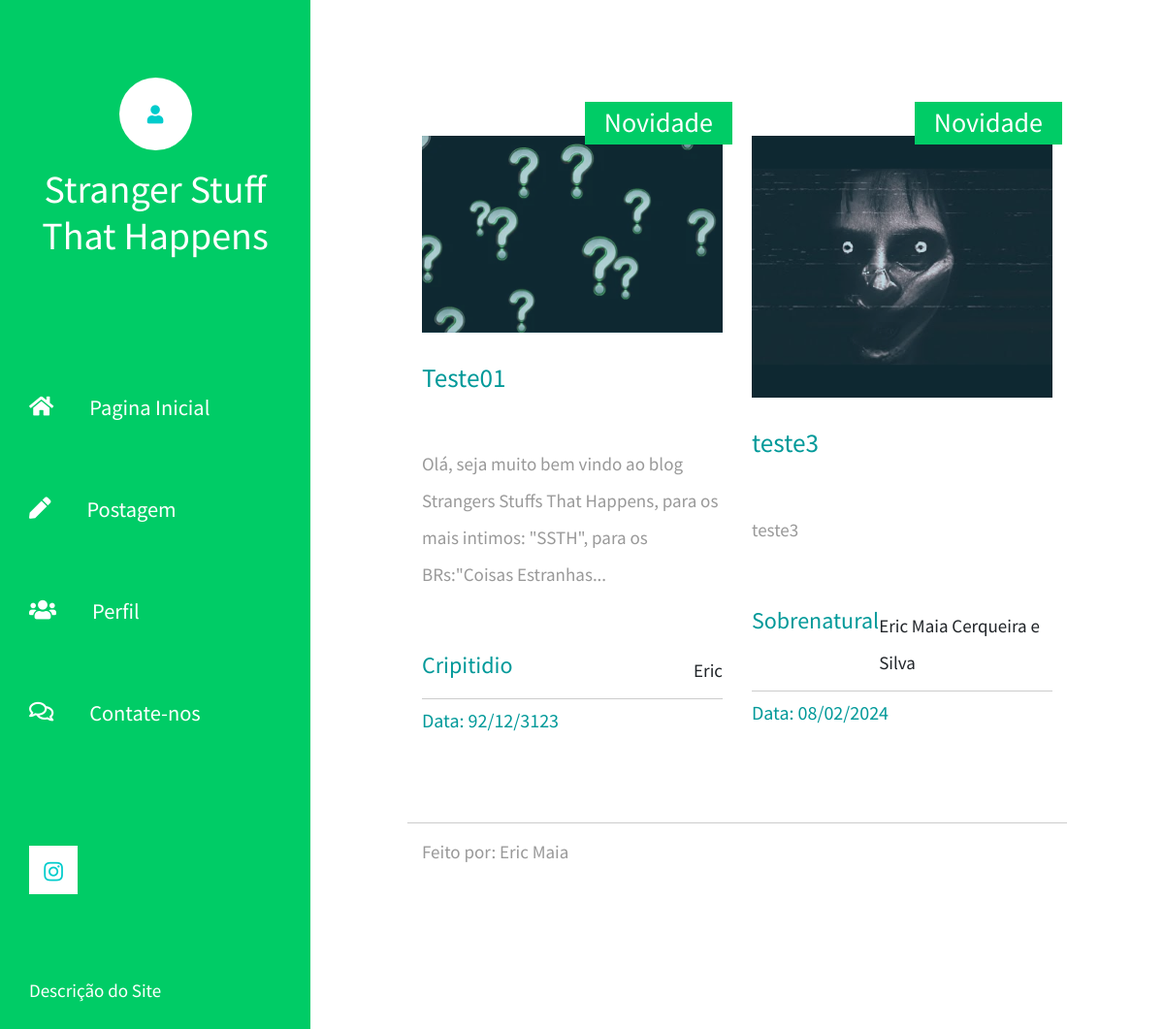
The app's page /seusposts.php (signed in) with its own data.
### tables this page shows
CREATE TABLE `postagem` (
  `idpost` int(11) NOT NULL,
  `nome` varchar(100) NOT NULL,
  `titulo` mediumtext NOT NULL,
  `data` varchar(12) NOT NULL,
  `mensagem` varchar(6383) NOT NULL,
  `categoria` varchar(100) NOT NULL,
  `imagem` varchar(100) NOT NULL,
  `likes` int(11) DEFAULT NULL,
  `comentarios` int(11) DEFAULT NULL,
  `idusuario` int(11) NOT NULL
);

### seusposts.php (the view, shortened to what this page needs)
<?php
$servername = "localhost";
$username = "root";
$password = "";
$dbname = "ssth";
$conn = new mysqli($servername, $username, $password, $dbname);
$idusuario = isset($_SESSION['id']) ? $_SESSION['id'] : null;
$sql = "SELECT * FROM postagem WHERE idusuario = ?";
$stmt = $conn->prepare($sql);
$stmt->bind_param("i", $idusuario);
$stmt->execute();
$result = $stmt->get_result();
?>
<!DOCTYPE html>
<html lang="pt-br">
    <head>
        <link rel="stylesheet" href="fontawesome/css/all.min.css">
        <link href="css/bootstrap.min.css" rel="stylesheet">
        <link href="css/templatemo-xtra-blog.css" rel="stylesheet">
    </head>
    <body>
        <header class="tm-header" id="tm-header">
            <div class="tm-header-wrapper">
                <div class="tm-site-header">
                    <div class="mb-3 mx-auto tm-site-logo"><i class="fas fa-times fa-user"></i></div>
                    <h1 class="text-center">Stranger Stuff That Happens</h1>
                </div>
                <nav class="tm-nav" id="tm-nav">
                    <ul>
                        <li class="tm-nav-item"><a href="index.php" class="tm-nav-link">
                                <i class="fas fa-home"></i>
                                Pagina Inicial
                            </a></li>
                        <li class="tm-nav-item"><a href="post.php" class="tm-nav-link">
                                <i class="fas fa-pen"></i>
                                Postagem
                            </a></li>
                        <li class="tm-nav-item"><a href="perfil.php" class="tm-nav-link">
                                <i class="fas fa-users"></i>
                                Perfil
                            </a></li>
                        <li class="tm-nav-item"><a href="contato.php" class="tm-nav-link">
                                <i class="far fa-comments"></i>
                                Contate-nos
                            </a></li>
                    </ul>
                </nav>
                <div class="tm-mb-65">
                    <a rel="nofollow" href="" class="tm-social-link">
                        <i class="fab fa-instagram tm-social-icon"></i>
                    </a>
                </div>
                <p class="tm-mb-80 pr-5 text-white">
                    Descrição do Site
                </p>
            </div>
        </header>
        <div class="container-fluid">
            <main class="tm-main">
                <div class="row tm-row">
                    <?php
                    if ($result->num_rows > 0) {
                        while ($row = $result->fetch_assoc()) { ?>
<article class="col-12 col-md-6 tm-post">
                                <a href="editarpost.php?id=<?php echo $row['idpost'] ?>"
                                    class="effect-lily tm-post-link tm-pt-60">
                                    <div class="tm-post-link-inner">
                                        <img src=<?php echo $row['imagem'] ?> alt="Image" class="img-fluid">
                                    </div>
                                    <h3 class="position-absolute tm-new-badge" style="background-color: rgb(0, 204, 102)">
                                        Novidade</h3>
                                    <h2 class="tm-pt-30 tm-color-primary tm-post-title">
                                        <?php echo $row['titulo'] ?>
                                    </h2>
                                    <p class="tm-pt-30">
                                        <p id="textoParcial">
                                            <?php
                                            $mensagem = $row['mensagem'];
                                            $comprimentoCorte = 125;
                                            $textoCortado = substr($mensagem, 0, $comprimentoCorte);
                                            if (strlen($mensagem) > $comprimentoCorte) {
                                                $textoCortado .= "...";
                                            }
                                            echo $textoCortado;
                                            ?>
                                        </p>
                                    </p>
                                </a>
                                <div class="d-flex justify-content-between tm-pt-45">
                                    <h4 class="tm-color-primary">
                                        <?php echo $row['categoria'] ?>
                                    </h4>
                                    <?php echo $row['nome'] ?>
                                </div>
                                <hr>
                                <div class="d-flex justify-content-between">
                                    <h5 class="tm-color-primary">Data:
                                        <?php echo $row['data'] ?>
                                    </h5>
                                </div>
                            </article>
                            <?php
                        }
                    } else {
                        echo "Nenhuma postagem encontrada.";
                    }
                    ?>
                </div>
                <footer class="row tm-row">
                    <hr class="col-12">
                    <div class="col-md-6 col-12 tm-color-gray">
                        Feito por: <a rel="nofollow" class="tm-external-link">Eric Maia</a>
                    </div>
                </footer>
            </main>
        </div>
    </body>

### css/templatemo-xtra-blog.css (style rules this page uses)
html { overflow-x: hidden; }
body { margin: 0; padding: 0; font-family: 'Source Sans Pro', sans-serif; font-size: 19px; line-height: 2em; overflow-x: hidden; }
p, span { color: #999; }
hr { border-top-color: #CCC; margin-top: 10px; margin-bottom: 10px; }
.tm-header { background-color: rgb(0, 204, 102); color: white; position: fixed; top: 0; left: 0; bottom: 0; z-index: 100; width: 400px; overflow-y: visible; }
.tm-header-wrapper { overflow-y: scroll; scrollbar-width: none; -ms-overflow-style: none; padding: 30px; width: 100%; height: 100%; }
.tm-site-header { margin-top: 50px; margin-bottom: 115px; }
.tm-site-logo { width: 75px; height: 75px; border-radius: 50%; background-color: white; display: flex; align-items: center; justify-content: center; }
.tm-site-logo i { color: #0CC; }
.tm-main { margin-left: 400px; padding: 80px 100px 25px; }
.tm-post { max-width: 470px; }
.tm-row { max-width: 980px; justify-content: space-between; }
.tm-nav { margin-bottom: 100px; }
.tm-nav-item { list-style: none; margin-bottom: 30px; }
.tm-nav-link { color: white; background-color: transparent; height: 75px; width: 100%; max-width: 300px; display: flex; align-items: center; font-size: 1.4rem; padding: 30px; }
.tm-nav ul { position: relative; }
.tm-nav-link i { margin-right: 37px; }
ul { margin: 0; padding: 0; }
.tm-nav { margin-left: -30px; }
.tm-social-link { display: inline-block; background-color: white; font-size: 1.4rem; width: 50px; height: 50px; text-align: center; padding-top: 8px; margin-right: 15px; margin-bottom: 15px; }
.tm-social-icon { color: #0CC; transition: all 0.3s ease; }
.tm-post-link { display: block; position: relative; cursor: pointer; }
.tm-post-link-inner { overflow: hidden; background: #3085a3; }
.tm-post-link img { position: relative; display: block; min-height: 100%; max-width: 100%; opacity: 0.8; }
.effect-lily img { max-width: none; width: -webkit-calc(100% + 50px); width: calc(100% + 50px); opacity: 0.7; -webkit-transition: opacity 0.35s, -webkit-transform 0.35s; transition: opacity 0.35s, transform 0.35s; -webkit-transform: translate3d(-40px,0, 0); transform: translate3d(-40px,0,0); }
.tm-post { margin-bottom: 75px; }
.tm-new-badge { top: 25px; right: -10px; background-color: rgb(204, 0, 0); color: white; padding: 5px 20px; }
.tm-post-title { font-size: 1.7rem; transition: all 0.3s ease; }
.tm-external-link { color: #0CC; }
.tm-pt-30 { padding-top: 30px; }
.tm-pt-45 { padding-top: 45px; }
.tm-pt-60 { padding-top: 60px; }
.tm-mb-65 { margin-bottom: 65px; }
.tm-mb-80 { margin-bottom: 80px; }
.tm-color-primary, span.tm-color-primary { color: #099; }
a.tm-color-gray, .tm-color-gray { color: #999; }
@media (max-width: 1540px) { .tm-header { width: 320px; } }
@media (max-width: 1540px) { .tm-main { margin-left: 320px; width: calc(100% - 320px); } }
@media (max-width: 1288px) { .tm-social-link { margin-right: 10px; } }

### records on screen
postagem: imagem (picture), titulo "Teste01", mensagem "Olá, seja muito bem vindo ao blog Strangers Stuffs That Happens, para os mais intimos: \"SSTH\", para os BRs:\"Coisas Estranhas...", categoria "Cripitidio", nome "Eric", data "92/12/3123"
postagem: imagem (picture), titulo "teste3", mensagem "teste3", categoria "Sobrenatural", nome "Eric Maia Cerqueira e Silva", data "08/02/2024"
